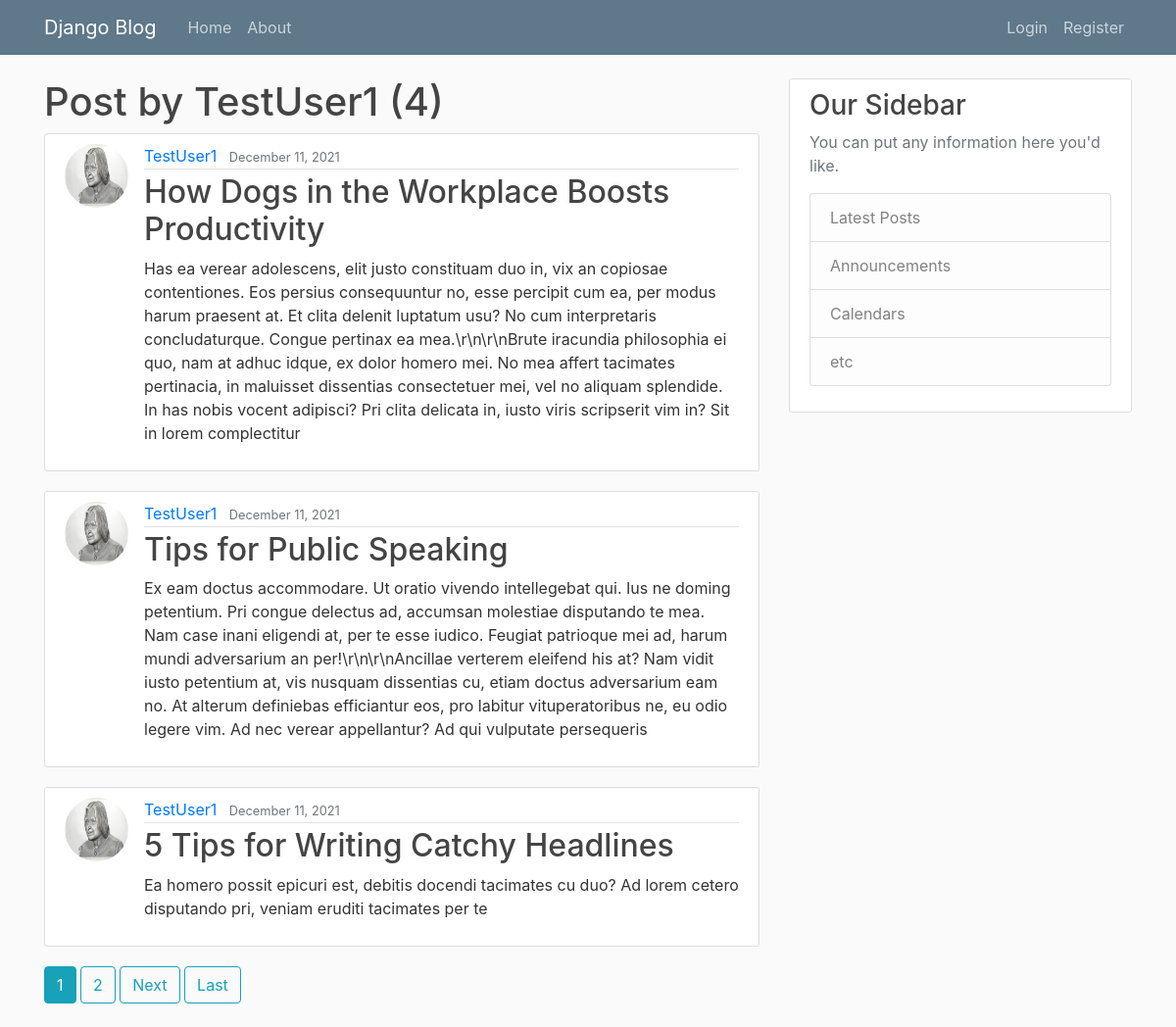
Page /user/TestUser1 on the committed database.
### blog/models.py (models this page shows, shortened)
class Post(models.Model):
    title=models.CharField(max_length=100)
    content=models.TextField()
    date_posted=models.DateTimeField(default=timezone.now)
    author=models.ForeignKey(User,on_delete=models.CASCADE)

### users/models.py (models this page shows, shortened)
class Profile(models.Model):
    user=models.OneToOneField(User,on_delete=models.CASCADE)
    image=models.ImageField(default='default.jpg',upload_to='profile_pics')

### blog/views.py (the view)
# urls.py: path('user/<str:username>', UserPostListView.as_view(),name="user-posts"),
class UserPostListView(ListView):
    model=Post
    template_name='blog/user_posts.html' #<app>/<model>_<viewtype>.html
    context_object_name='posts'
    paginate_by = 3
    def get_queryset(self):
        user = get_object_or_404 (User,username=self.kwargs.get('username'))
        return Post.objects.filter(author=user).order_by('-date_posted')

### blog/templates/blog/user_posts.html (shortened to what this page needs)
{% extends 'blog/base.html' %}
{% block content %}
<h1>Post by {{ view.kwargs.username }} ({{ page_obj.paginator.count }})</h1>
    {% for post in posts %}
        <article class="media content-section">
          <img class="rounded-circle article-img" src="{{ post.author.profile.image.url }}" alt="">
          <div class="media-body">
            <div class="article-metadata">
              <a class="mr-2" href="{% url 'user-posts' post.author.username %}">{{ post.author }}</a>
              <small class="text-muted">{{ post.date_posted | date:"F d, Y" }}</small>
            </div>
            <h2><a class="article-title" href="{% url 'post-detail' post.id %}">{{ post.title }}</a></h2>
            <p class="article-content">{{ post.content }}</p>
          </div>
        </article>
    {% endfor %}
        {% if is_paginated %}
          {% for num in page_obj.paginator.page_range %}
            {% if page_obj.number == num %}
              <a class="btn btn-info mb-4" href="?page={{ num }}">{{ num }}</a>
            {% elif num > page_obj.number|add:'-3' and num < page_obj.number|add:'3' %}
              <a class="btn btn-outline-info mb-4" href="?page={{ num }}">{{ num }}</a>
            {% endif %}
          {% endfor %}
          {% if page_obj.has_next %}
            <a class="btn btn-outline-info mb-4" href="?page={{ page_obj.next_page_number }}">Next</a>
            <a class="btn btn-outline-info mb-4" href="?page={{ page_obj.paginator.num_pages }}">Last</a>
          {% endif %}
        {% endif %}
{% endblock content %}

### blog/templates/blog/base.html (shortened to what this page needs)
{% load static %}
<!DOCTYPE html>
<html lang="en" dir="ltr">
  <head>
    <link rel="stylesheet" href="https://maxcdn.bootstrapcdn.com/bootstrap/4.0.0/css/bootstrap.min.css">
    <link rel="stylesheet" href="{% static "blog/main.css" %}">
  </head>
  <body>
        <header class="site-header">
        <nav class="navbar navbar-expand-md navbar-dark bg-steel fixed-top">
        <div class="container">
          <a class="navbar-brand mr-4" href="{% url 'blog-home' %}">Django Blog</a>
          <div class="collapse navbar-collapse" id="navbarToggle">
            <div class="navbar-nav mr-auto">
              <a class="nav-item nav-link" href="{% url 'blog-home' %}">Home</a>
              <a class="nav-item nav-link" href="{% url 'blog-about' %}">About</a>
            </div>
            <div class="navbar-nav">
              {% if user.is_authenticated %}
                <a class="nav-item nav-link" href="{% url 'post-create' %}">New Post</a>
                <a class="nav-item nav-link" href="{% url 'profile' %}">Profile</a>
                <a class="nav-item nav-link" href="{% url 'logout' %}">Logout</a>
              {% else %}
                <a class="nav-item nav-link" href="{% url 'login' %}">Login</a>
                <a class="nav-item nav-link" href="{% url 'register' %}">Register</a>
              {% endif %}
            </div>
          </div>
        </div>
        </nav>
        </header>
        <main role="main" class="container">
        <div class="row">
          <div class="col-md-8">
            {% block content %}{% endblock %}
          </div>
          <div class="col-md-4">
            <div class="content-section">
              <h3>Our Sidebar</h3>
              <p class='text-muted'>You can put any information here you'd like.
                <ul class="list-group">
                  <li class="list-group-item list-group-item-light">Latest Posts</li>
                  <li class="list-group-item list-group-item-light">Announcements</li>
                  <li class="list-group-item list-group-item-light">Calendars</li>
                  <li class="list-group-item list-group-item-light">etc</li>
                </ul>
              </p>
            </div>
          </div>
        </div>
      </main>
  </body>
</html>

### blog/static/blog/main.css (style rules this page uses)
body { background: #fafafa; color: #333333; margin-top: 5rem; }
h1, h2, h3, h4, h5, h6 { color: #444444; }
ul { margin: 0; }
.bg-steel { background-color: #5f788a; }
.site-header .navbar-nav .nav-link { color: #cbd5db; }
.content-section { background: #ffffff; padding: 10px 20px; border: 1px solid #dddddd; border-radius: 3px; margin-bottom: 20px; }
.article-title { color: #444444; }
.article-content { white-space: pre-line; }
.article-img { height: 65px; width: 65px; margin-right: 16px; }
.article-metadata { padding-bottom: 1px; margin-bottom: 4px; border-bottom: 1px solid #e3e3e3 }

### rows in the picture
Post: author.profile.image (placeholder picture), author "TestUser1", date_posted "December 11, 2021", title "How Dogs in the Workplace Boosts Productivity", content "Has ea verear adolescens, elit justo constituam duo in, vix an copiosae contentiones. Eos persius consequuntur no, esse percipit cum ea, per modus harum praesent at. Et clita delenit luptatum usu? No cum interpretaris concludaturque. Congue pertinax ea mea.\\r\\n\\r\\nBrute iracundia philosophia ei quo, nam at adhuc idque, ex dolor homero mei. No mea affert tacimates pertinacia, in maluisset dissentias consectetuer mei, vel no aliquam splendide. In has nobis vocent adipisci? Pri clita delicata in, iusto viris scripserit vim in? Sit in lorem complectitur"
Post: author.profile.image (placeholder picture), author "TestUser1", date_posted "December 11, 2021", title "Tips for Public Speaking", content "Ex eam doctus accommodare. Ut oratio vivendo intellegebat qui. Ius ne doming petentium. Pri congue delectus ad, accumsan molestiae disputando te mea. Nam case inani eligendi at, per te esse iudico. Feugiat patrioque mei ad, harum mundi adversarium an per!\\r\\n\\r\\nAncillae verterem eleifend his at? Nam vidit iusto petentium at, vis nusquam dissentias cu, etiam doctus adversarium eam no. At alterum definiebas efficiantur eos, pro labitur vituperatoribus ne, eu odio legere vim. Ad nec verear appellantur? Ad qui vulputate persequeris"
Post: author.profile.image (placeholder picture), author "TestUser1", date_posted "December 11, 2021", title "5 Tips for Writing Catchy Headlines", content "Ea homero possit epicuri est, debitis docendi tacimates cu duo? Ad lorem cetero disputando pri, veniam eruditi tacimates per te"

### other values in the picture
{{ view.kwargs.username }} "TestUser1"
{{ page_obj.paginator.count }} "4"
{{ num }} "1"
{{ num }} "2"
